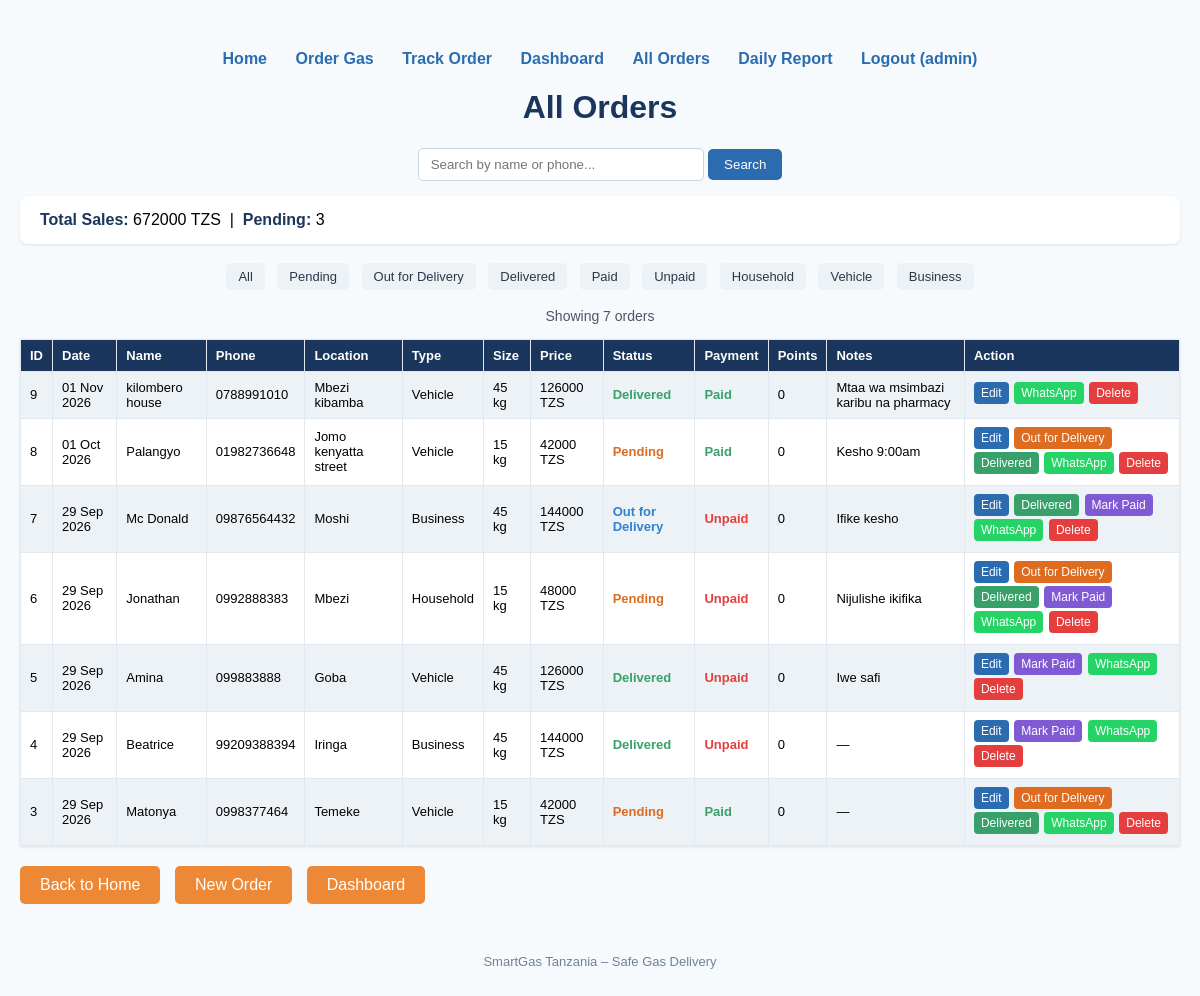
The page /orders/ (signed in) on the database as committed earlier.
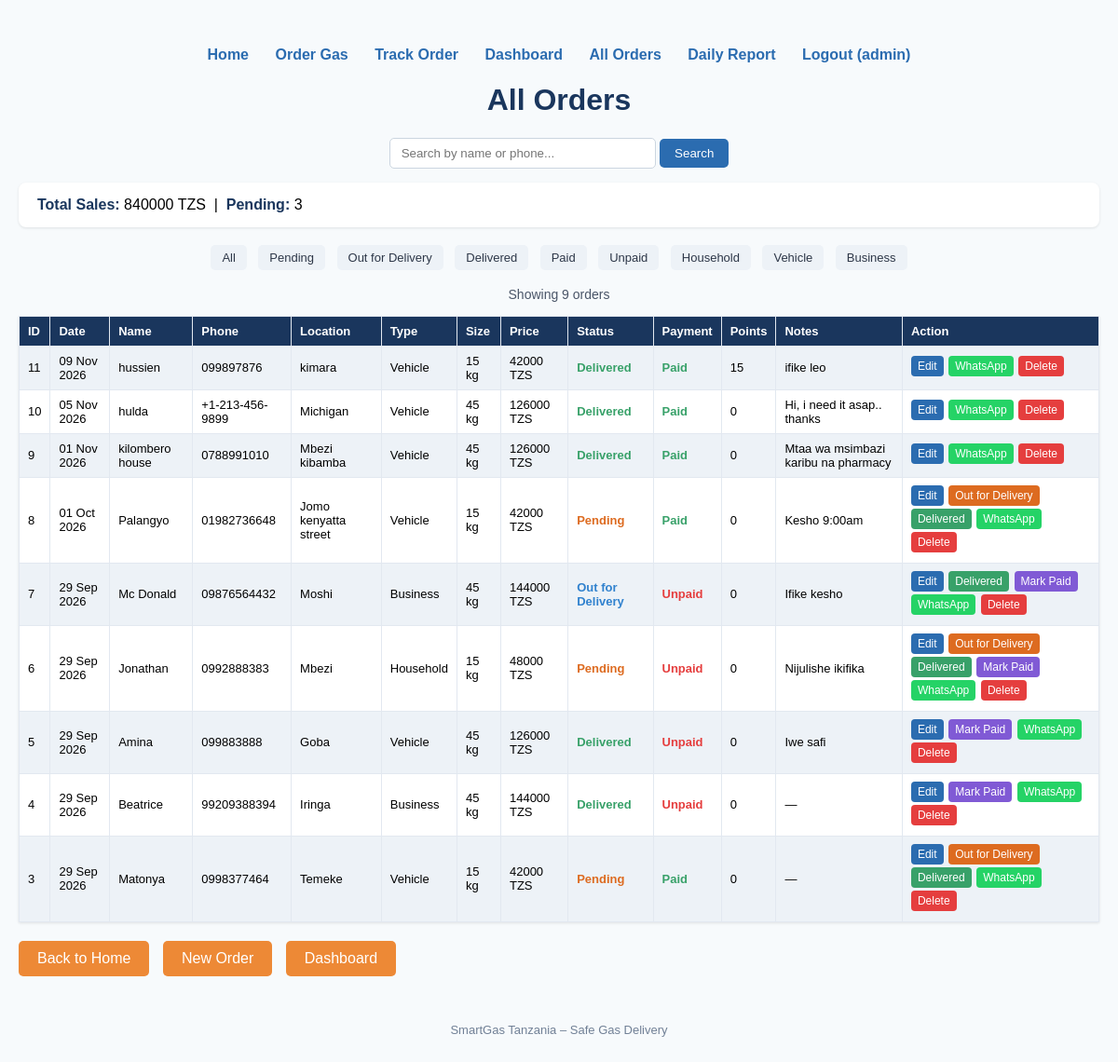
The same page on the database as committed later.
### orders/models.py (models this page shows, shortened)
class Order(models.Model):
    CUSTOMER_TYPES = [
        ('Household', 'Household'),
        ('Vehicle', 'Vehicle (CNG)'),
        ('Business', 'Business'),
    ]
    name = models.CharField(max_length=100)
    phone = models.CharField(max_length=20)
    location = models.CharField(max_length=200)
    customer_type = models.CharField(max_length=20, choices=CUSTOMER_TYPES, default='Household')
    size_kg = models.IntegerField()
    price = models.IntegerField()
    status = models.CharField(max_length=20, default='Pending')
    payment_status = models.CharField(max_length=20, default='Unpaid')
    notes = models.TextField(blank=True, null=True)
    points = models.IntegerField(default=0)
    created_at = models.DateTimeField(auto_now_add=True)

### orders/views.py (the view)
# urls.py: path('orders/', views.order_list, name='order_list'),
@login_required(login_url='login')
def order_list(request):
    status_filter = request.GET.get('status')
    customer_type = request.GET.get('type')
    payment_filter = request.GET.get('payment')
    search = request.GET.get('q', '').strip()
    orders = Order.objects.all().order_by('-id')
    if status_filter in ['Pending', 'Out for Delivery', 'Delivered']:
        orders = orders.filter(status=status_filter)
    if customer_type in ['Household', 'Vehicle', 'Business']:
        orders = orders.filter(customer_type=customer_type)
    if payment_filter in ['Paid', 'Unpaid']:
        orders = orders.filter(payment_status=payment_filter)
    if search:
        orders = orders.filter(name__icontains=search) | orders.filter(phone__icontains=search)
    total_sales = sum(order.price for order in orders)
    pending_count = Order.objects.filter(status='Pending').count()
    return render(request, 'orders/order_list.html', {
        'orders': orders,
        'total_sales': total_sales,
        'pending_count': pending_count,
        'search': search,
    })

### orders/templates/orders/order_list.html (shortened to what this page needs)
<!DOCTYPE html>
<html>
<head>
</head>
<body>
    <div class="nav">
        <a href="/">Home</a>
        <a href="/order/">Order Gas</a>
        <a href="/track/">Track Order</a>
        {% if user.is_authenticated %}
            <a href="/dashboard/">Dashboard</a>
            <a href="/orders/">All Orders</a>
            <a href="/report/">Daily Report</a>
            <a href="/logout/">Logout ({{ user.username }})</a>
        {% else %}
            <a href="/login/">Staff Login</a>
        {% endif %}
    </div>
    <h1>All Orders</h1>
    <div class="search-box">
        <form method="GET">
            <input type="text" name="q" value="{{ search }}" placeholder="Search by name or phone...">
            <button type="submit">Search</button>
        </form>
    </div>
    <div class="summary">
        <strong>Total Sales:</strong> {{ total_sales|default:0 }} TZS
        &nbsp;|&nbsp;
        <strong>Pending:</strong> {{ pending_count }}
    </div>
    <div class="filters">
        <a href="/orders/">All</a>
        <a href="/orders/?status=Pending">Pending</a>
        <a href="/orders/?status=Out for Delivery">Out for Delivery</a>
        <a href="/orders/?status=Delivered">Delivered</a>
        <a href="/orders/?payment=Paid">Paid</a>
        <a href="/orders/?payment=Unpaid">Unpaid</a>
        <a href="/orders/?type=Household">Household</a>
        <a href="/orders/?type=Vehicle">Vehicle</a>
        <a href="/orders/?type=Business">Business</a>
    </div>
    <p style="text-align:center; color:#4a5568; font-size:14px; margin-bottom:15px;">
        Showing {{ orders|length }} order{{ orders|length|pluralize }}
    </p>
    <table>
        <tr>
            <th>ID</th>
            <th>Date</th>
            <th>Name</th>
            <th>Phone</th>
            <th>Location</th>
            <th>Type</th>
            <th>Size</th>
            <th>Price</th>
            <th>Status</th>
            <th>Payment</th>
            <th>Points</th>
            <th>Notes</th>
            <th>Action</th>
        </tr>
        {% for order in orders %}
        <tr>
            <td>{{ order.id }}</td>
            <td>{{ order.created_at|date:"d M Y" }}</td>
            <td>{{ order.name }}</td>
            <td>{{ order.phone }}</td>
            <td>{{ order.location }}</td>
            <td>{{ order.customer_type }}</td>
            <td>{{ order.size_kg }} kg</td>
            <td>{{ order.price }} TZS</td>
            <td>
                {% if order.status == "Pending" %}
                    <span style="color:#dd6b20; font-weight:bold;">{{ order.status }}</span>
                {% elif order.status == "Out for Delivery" %}
                    <span style="color:#3182ce; font-weight:bold;">{{ order.status }}</span>
                {% else %}
                    <span style="color:#38a169; font-weight:bold;">{{ order.status }}</span>
                {% endif %}
            </td>
            <td>
                {% if order.payment_status == "Paid" %}
                    <span style="color:#38a169; font-weight:bold;">Paid</span>
                {% else %}
                    <span style="color:#e53e3e; font-weight:bold;">Unpaid</span>
                {% endif %}
            </td>
            <td>{{ order.points }}</td>
            <td>{{ order.notes|default:"—" }}</td>
            <td>
                <a href="{% url 'edit_order' order.id %}" class="action-btn" style="background:#2b6cb0;">Edit</a>
                {% if order.status == "Pending" %}
                    <a href="{% url 'mark_out_for_delivery' order.id %}" class="action-btn" style="background:#dd6b20;">Out for Delivery</a>
                {% endif %}
                {% if order.status == "Pending" or order.status == "Out for Delivery" %}
                    <a href="{% url 'mark_delivered' order.id %}" class="action-btn" style="background:#38a169;">Delivered</a>
                {% endif %}
                {% if order.payment_status != "Paid" %}
                    <a href="{% url 'mark_paid' order.id %}" class="action-btn" style="background:#805ad5;">Mark Paid</a>
                {% endif %}
                <a href="https://wa.me/255{{ order.phone|slice:'1:' }}" target="_blank" class="action-btn" style="background:#25D366;">WhatsApp</a>
                <a href="{% url 'delete_order' order.id %}"
                   onclick="return confirm('Delete this order?')"
                   class="action-btn" style="background:#e53e3e;">Delete</a>
            </td>
        </tr>
        {% empty %}
        <tr>
            <td colspan="13" style="text-align:center; padding:20px; color:#718096;">
                No orders found. <a href="/order/">Create the first order</a>
            </td>
        </tr>
        {% endfor %}
    </table>
    <a href="/" class="btn">Back to Home</a>
    <a href="/order/" class="btn">New Order</a>
    <a href="/dashboard/" class="btn">Dashboard</a>
    <footer>SmartGas Tanzania – Safe Gas Delivery</footer>
</body>
</html>

### orders/templates/orders/order_list.html (style rules this page uses)
body { font-family: Arial, sans-serif; background-color: #f7fafc; max-width: 1300px; margin: 30px auto; padding: 20px; }
h1 { color: #1a365d; text-align: center; }
.nav { text-align: center; margin-bottom: 20px; }
.nav a { color: #2b6cb0; margin: 0 12px; text-decoration: none; font-weight: bold; }
.summary { background: white; padding: 15px 20px; border-radius: 8px; margin-bottom: 15px; box-shadow: 0 1px 3px rgba(0,0,0,0.1); }
.summary strong { color: #1a365d; }
.filters { text-align: center; margin-bottom: 10px; }
.filters a { display: inline-block; margin: 4px; padding: 6px 12px; background: #edf2f7; color: #2d3748; text-decoration: none; border-radius: 5px; font-size: 13px; }
.search-box { text-align: center; margin-bottom: 15px; }
.search-box input { padding: 8px 12px; width: 260px; border: 1px solid #cbd5e0; border-radius: 5px; }
.search-box button { padding: 8px 16px; background: #2b6cb0; color: white; border: none; border-radius: 5px; cursor: pointer; }
table { width: 100%; border-collapse: collapse; background: white; box-shadow: 0 1px 3px rgba(0,0,0,0.1); }
th, td { border: 1px solid #e2e8f0; padding: 8px 9px; text-align: left; font-size: 13px; }
th { background-color: #1a365d; color: white; }
tr:nth-child(even) { background-color: #edf2f7; }
.btn { display: inline-block; margin-top: 20px; background-color: #ed8936; color: white; padding: 10px 20px; text-decoration: none; border-radius: 5px; margin-right: 10px; }
.action-btn { color: white; padding: 4px 7px; border-radius: 4px; text-decoration: none; font-size: 12px; margin-right: 2px; display: inline-block; margin-bottom: 3px; }
footer { text-align: center; margin-top: 50px; color: #718096; font-size: 13px; }

Rows that differ between the two databases and show on the page:
added Order: id "11", created_at "09 Nov 2026", name "hussien", phone "099897876", location "kimara", customer_type "Vehicle", size_kg "15", price "42000", status "Delivered", payment_status "Paid", points "15", notes "ifike leo"
added Order: id "10", created_at "05 Nov 2026", name "hulda", phone "+1-213-456-9899", location "Michigan", customer_type "Vehicle", size_kg "45", price "126000", status "Delivered", payment_status "Paid", points "0", notes "Hi, i need it asap.. thanks"
Other text that changed with them:
{{ total_sales|default:0 }}: "672000" → "840000"
{{ orders|length }}: "7" → "9"
